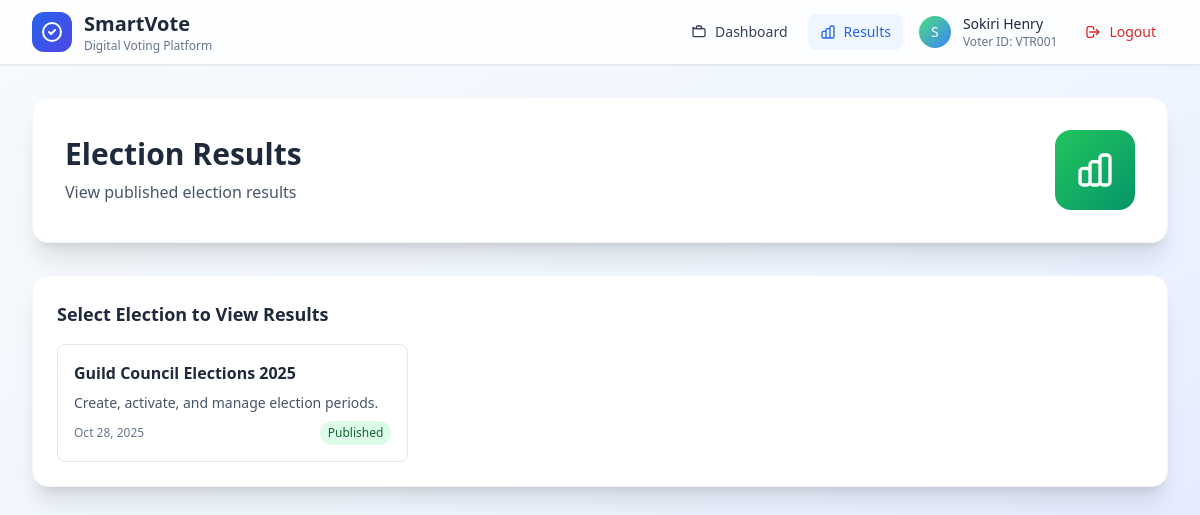
Page /voter/results.php (signed in) on the committed database.
### tables this page shows
CREATE TABLE `elections` (
  `id` int(11) NOT NULL AUTO_INCREMENT,
  `title` varchar(200) NOT NULL,
  `description` text DEFAULT NULL,
  `start_date` datetime NOT NULL,
  `end_date` datetime NOT NULL,
  `status` enum('active','closed','pending','expired') NOT NULL DEFAULT 'closed',
  `manually_activated` tinyint(1) DEFAULT 0,
  `manually_activated_at` timestamp NULL DEFAULT NULL,
  `voters_can_view_results` tinyint(1) DEFAULT 0,
  `results_published_at` timestamp NULL DEFAULT NULL,
  `created_at` timestamp NOT NULL DEFAULT current_timestamp(),
  `name` varchar(255) NOT NULL DEFAULT '',
  PRIMARY KEY (`id`),
  KEY `idx_elections_dates` (`start_date`,`end_date`),
  KEY `idx_elections_status` (`status`),
  KEY `idx_voters_can_view_results` (`voters_can_view_results`)
);

### includes/functions.php (called while the page is built, shortened)
<?php
function h(?string $value): string {
    return htmlspecialchars((string)$value, ENT_QUOTES, 'UTF-8');
}

### voter/results.php (the view, shortened to what this page needs)
<?php
require_once __DIR__ . '/../includes/db_connect.php';
require_once __DIR__ . '/../includes/functions.php';
$electionsQuery = "SELECT e.*";
try {
    $pdo->query("SELECT voters_can_view_results FROM elections LIMIT 1");
    $electionsQuery .= ", CASE
               WHEN e.voters_can_view_results = 1 THEN 'published'
               ELSE 'not_published'
           END as results_status
    FROM elections e
    WHERE e.voters_can_view_results = 1";
} catch (PDOException $e) {
    $electionsQuery .= ", 'not_published' as results_status
    FROM elections e";
}
$electionsQuery .= " ORDER BY e.created_at DESC";
$elections = $pdo->query($electionsQuery)->fetchAll();
$selectedElectionId = (int)($_GET['election'] ?? 0);
?>
<!DOCTYPE html>
<html lang="en">
<head>
  <script src="https://cdn.tailwindcss.com"></script>
</head>
<body class="min-h-screen bg-gradient-to-br from-slate-50 via-blue-50 to-indigo-100">
  <?php include __DIR__ . '/includes/navigation.php'; ?>
  <main id="main-content" class="max-w-7xl mx-auto px-4 sm:px-6 lg:px-8 py-8">
    <div class="mb-8 animate-fade-in">
      <div class="bg-white rounded-2xl shadow-xl border border-slate-100 p-8">
        <div class="flex items-center justify-between">
          <div>
            <h2 class="text-3xl font-bold text-slate-800 mb-2">Election Results</h2>
            <p class="text-slate-600">View published election results</p>
          </div>
          <div class="hidden md:block">
            <div class="w-20 h-20 bg-gradient-to-br from-green-500 to-emerald-600 rounded-2xl flex items-center justify-center">
            </div>
          </div>
        </div>
      </div>
    </div>
    <?php if (empty($elections)): ?>
      <div class="bg-white rounded-2xl shadow-xl border border-slate-100 p-8 text-center">
        <div class="w-16 h-16 bg-slate-100 rounded-full flex items-center justify-center mx-auto mb-4">
          <svg class="w-8 h-8 text-slate-400" fill="none" stroke="currentColor" viewBox="0 0 24 24">
            <path stroke-linecap="round" stroke-linejoin="round" stroke-width="2" d="M9 19v-6a2 2 0 00-2-2H5a2 2 0 00-2 2v6a2 2 0 002 2h2a2 2 0 002-2zm0 0V9a2 2 0 012-2h2a2 2 0 012 2v10m-6 0a2 2 0 002 2h2a2 2 0 002-2m0 0V5a2 2 0 012-2h2a2 2 0 012 2v14a2 2 0 01-2 2h-2a2 2 0 01-2-2z"></path>
          </svg>
        </div>
        <h3 class="text-xl font-semibold text-slate-800 mb-2">No Results Available</h3>
        <p class="text-slate-600 mb-4">No election results have been published yet.</p>
        <a href="dashboard.php" class="inline-flex items-center px-4 py-2 bg-brand text-white rounded-lg hover:bg-sky-600 transition-colors">
          <svg class="w-4 h-4 mr-2" fill="none" stroke="currentColor" viewBox="0 0 24 24">
            <path stroke-linecap="round" stroke-linejoin="round" stroke-width="2" d="M10 19l-7-7m0 0l7-7m-7 7h18"></path>
          </svg>
          Back to Dashboard
        </a>
      </div>
    <?php else: ?>
      <div class="bg-white rounded-2xl shadow-xl border border-slate-100 p-6 mb-8">
        <h3 class="text-lg font-semibold text-slate-800 mb-4">Select Election to View Results</h3>
        <div class="grid grid-cols-1 md:grid-cols-2 lg:grid-cols-3 gap-4">
          <?php foreach ($elections as $election): ?>
            <a href="?election=<?php echo (int)$election['id']; ?>"
               class="block p-4 border border-slate-200 rounded-lg hover:border-brand hover:shadow-md transition-all <?php echo $selectedElectionId == $election['id'] ? 'border-brand bg-blue-50' : ''; ?>">
              <h4 class="font-semibold text-slate-800 mb-2"><?php echo h($election['name'] ?? $election['title']); ?></h4>
              <p class="text-sm text-slate-600 mb-2"><?php echo h($election['description']); ?></p>
              <div class="flex items-center justify-between text-xs text-slate-500">
                <span><?php echo date('M j, Y', strtotime($election['start_date'])); ?></span>
                <span class="px-2 py-1 bg-green-100 text-green-800 rounded-full">Published</span>
              </div>
            </a>
          <?php endforeach; ?>
        </div>
      </div>
    <?php endif; ?>
  </main>
</body>
</html>

### rows in the picture
elections: name "Guild Council Elections 2025", description "Create, activate, and manage election periods.", start_date "Oct 28, 2025"

### other values in the picture
substr($_SESSION['voter_name'] ?? 'V', 0, 1) "S"
$_SESSION['voter_name'] "Sokiri Henry"
$_SESSION['voter_id'] "VTR001"
